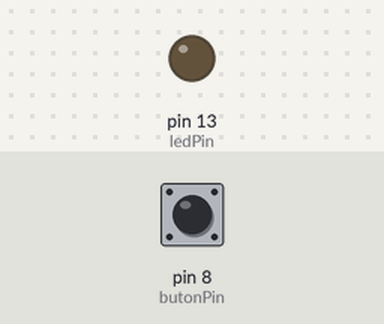
A sketch run on a simulated Arduino Uno, built with avr-gcc and run on an emulated ATmega328P. Parts: output pins drawn as LEDs (lit = HIGH). The test bench sets the inputs (shaded band); at power-on: pin 8 (butonPin) LOW.

Above: at 1.2 s.
1.3 s: pin 8 (butonPin) pulled HIGH for 0.15 s
At 2.5 s:
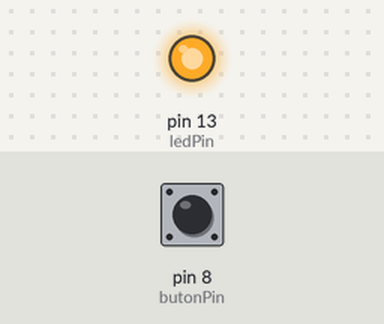
2.9 s: pin 8 (butonPin) pulled HIGH for 1 s
At 3.8 s:
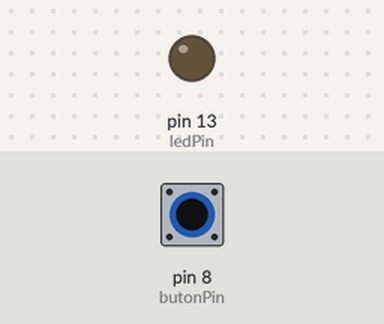
5.4 s: pin 8 (butonPin) pulled HIGH for 3.2 s
At 5.7 s:
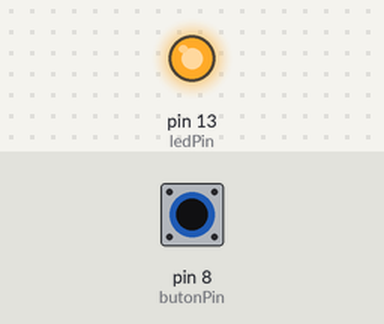
Timing chart, 0 to 8.4 s (numbered marks = the images above; inputs shaded):
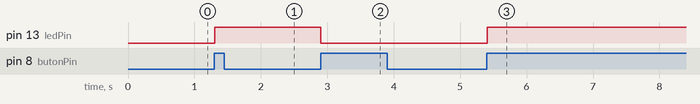

The sketch:

butonarki.ino
```cpp
  int butonPin = 8;
  int ledPin =  13;
boolean lastButton = LOW;
boolean currentButton = LOW;
boolean ledOn = false;

boolean arkiKapat(boolean son)
{
  boolean current = digitalRead(butonPin);
  if(son != current)
  {
    delay(5);
    current = digitalRead(butonPin);
  }
  return current;
}

void setup() {
  // put your setup code here, to run once:
  pinMode(butonPin,INPUT);
  pinMode(ledPin,OUTPUT);
}

void loop() {
  // put your main code here, to run repeatedly:
  currentButton = arkiKapat(lastButton);
  if (currentButton == HIGH && lastButton == LOW)
  {
    ledOn = !ledOn;
    }
    lastButton = currentButton;
      digitalWrite(ledPin,ledOn);
}
```

Measured:
- after the input at 1.3 s, pin 13 (ledPin): LOW → HIGH at once
- after the input at 2.9 s, pin 13 (ledPin): HIGH → LOW at once
- after the input at 5.4 s, pin 13 (ledPin): LOW → HIGH at once
